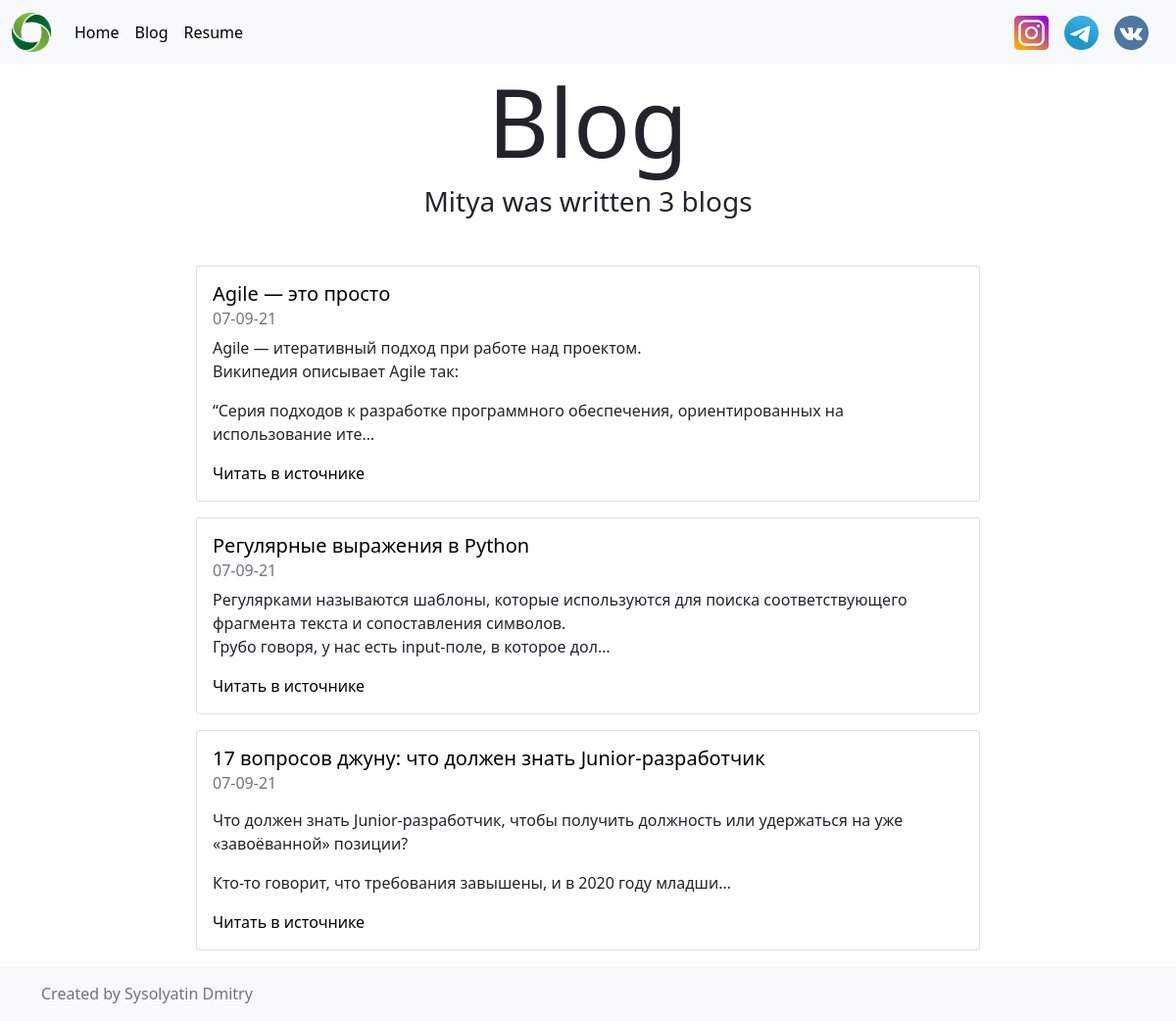
Screenshot of /blog/ with the database file from the repository.
### blog/models.py (models this page shows, shortened)
class Blogs(models.Model):
    title = models.CharField(max_length=100)
    date = models.DateField()
    description = models.TextField()
    url = models.URLField(blank=True)  # blank - не обязательно для заполнения
    class Meta:
        verbose_name_plural = 'Blogs'

### blog/views.py (the view)
# urls.py: path('', views.all_blogs, name='all_blogs'),
def all_blogs(request):
    blogs = Blogs.objects.all()
    return render(request, 'all_blogs.html', {'blogs': blogs})

### templates/all_blogs.html (shortened to what this page needs)
{% extends 'base.html' %}
{% block content %}
<h1 id="blogtitle" class="font-weight-bold text-center">Blog</h1>
<h3 class="text-center mb-5">Mitya was written {{ blogs|length }} blog{{ blogs.count|pluralize }}</h3>
{% for blog in blogs %}
    <div class="card mb-3 mx-auto" style="width: 50rem;">
        <div class="card-body">
            <h5 class="card-title"><a href="{% url 'detail' blog.id %}" class="card-link" target="_blank">{{ blog.title }}</a></h5>
            <h6 class="card-subtitle mb-2 text-muted">{{ blog.date|date:'d-m-y' }}</h6>
            <p class="card-text">{{ blog.description|truncatechars:180|safe }}</p>
            <a href="{{ blog.url }}" class="card-link" target="_blank">Читать в источнике</a>
        </div>
    </div>
{% endfor %}
{% endblock %}

### static/custom.css (style rules this page uses)
html { height: 100%; }
body { font-family: 'Lato', sans-serif; margin: 0; min-height: 100%; display: grid; grid-template-rows: auto 1fr auto; }
#blogtitle { font-size: 6rem; }
a { color: rgba(0,0,0,1) !important; text-decoration: none !important; }

### rows the page displays
Blogs: title "Agile — это просто", date "07-09-21", description "Agile — итеративный подход при работе над проектом. Википедия описывает Agile так: “Серия подходов к разработке программного обеспечения, ориентированных на использование ите…"
Blogs: title "Регулярные выражения в Python", date "07-09-21", description "Регулярками называются шаблоны, которые используются для поиска соответствующего фрагмента текста и сопоставления символов. Грубо говоря, у нас есть input-поле, в которое дол…"
Blogs: title "17 вопросов джуну: что должен знать Junior-разработчик", date "07-09-21", description "Что должен знать Junior-разработчик, чтобы получить должность или удержаться на уже «завоёванной» позиции? Кто-то говорит, что требования завышены, и в 2020 году младши…"

### other values shown
{{ blogs|length }} "3"
